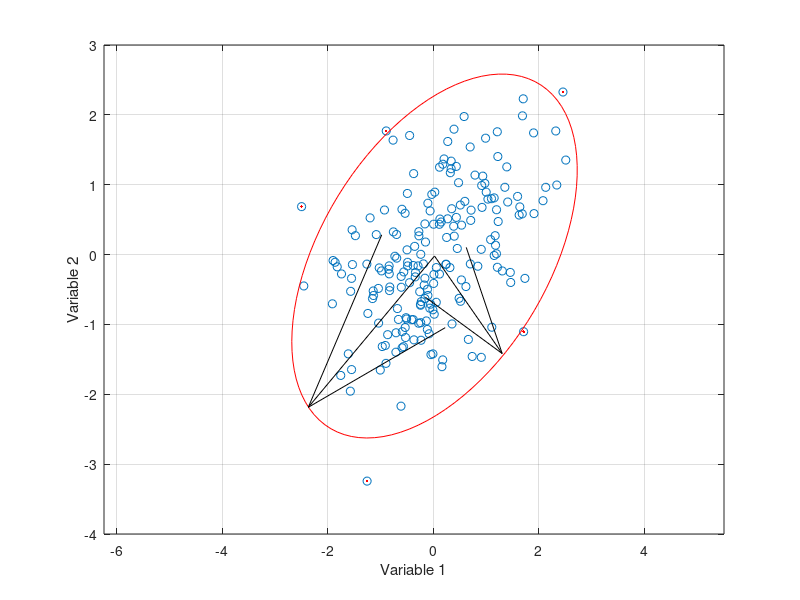
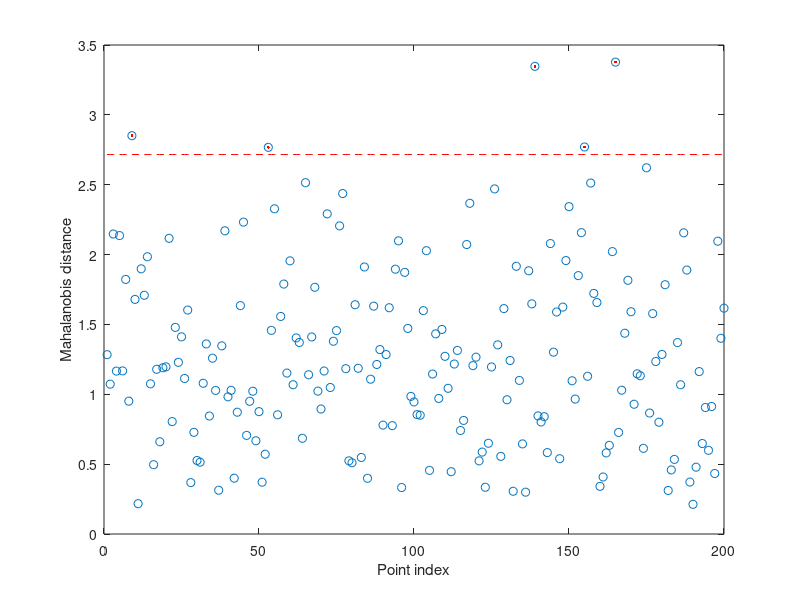

Write the MATLAB code that produced these figures, in order.
%error_ellipse: http://www.visiondummy.com/2014/04/draw-error-ellipse-representing-covariance-matrix/
close all;

%create data
mu = [0, 0]; %pre-mean-centered
sigma = [1,0.5;0.5,1];
n = 200;
data = mvnrnd(mu,sigma,n);
y1 = data(:,1);
y2 = data(:,2);
figure; 
plot(y1,y2,'o');
mindata = min(min(data));
maxdata = max(max(data));
xlim([mindata-3, maxdata+3]);
xlim([mindata-3, maxdata+3]);
xlabel('Variable 1');
ylabel('Variable 2');
grid;

%% eig docomposition
[eigenvec, eigenval] = eig(cov(data));
dataVar = diag(eigenval);
% data variances
[var_large, idx_large] = max(dataVar);
[var_small, idx_small] = min(dataVar);
% eigen vectors
eignvec_large = eigenvec(:,idx_large);
eignvec_small = eigenvec(:,idx_small);

% chi-squre cutoff value for a 97.5% error ellipse
% note the Mahalanobis distance follows a chi-square distribution
chisquare_val = sqrt(chi2inv(0.975,2));
theta_grid = linspace(0,2*pi);

% define x and y coordinates (based on the Mahalanobis concept)
ellipse_x_r  = chisquare_val*sqrt(var_large)*cos(theta_grid);
ellipse_y_r  = chisquare_val*sqrt(var_small)*sin(theta_grid);

% ellipse orientation (used for ellipse drawing)
phi = atan2(eignvec_large(2), eignvec_large(1));
if(phi < 0)
    phi = phi + 2*pi;
end
R = [cos(phi), sin(phi); -sin(phi), cos(phi)];
%rotatation wrt the x-axis alligned ellipse
r_ellipse = [ellipse_x_r; ellipse_y_r]' * R;

% draw the error ellipse
data_center = mean(data);
x0=data_center(1);
y0=data_center(2);
hold on;
plot(r_ellipse(:,1) + x0,r_ellipse(:,2) + y0,'r-')

% plot the ellipe axes
a = chisquare_val*sqrt(var_large);
b = chisquare_val*sqrt(var_small);
diff_large = [eignvec_large(1)*a, eignvec_large(2)*a] - data_center;
diff_small = [eignvec_small(1)*b, eignvec_small(2)*b] - data_center;
quiver(x0, y0, diff_large(1),diff_large(2),0,'-k','MaxHeadSize',0.5);
quiver(x0, y0, diff_small(1),diff_small(2),0,'-k','MaxHeadSize',0.5);

%% identify outliers
for ii = 1:n
    tempX = y1(ii);
    tempY = y2(ii);
    if ((tempX-x0)*cos(phi) + (tempY-y0)*sin(phi))^2/a^2 + ((tempX-x0)*sin(phi) - (tempY-y0)*cos(phi))^2/b^2 > 1
        plot(tempX,tempY,'r.');
    end
end

%% Mahalanobis distance for outlier identification 
% MD = (x-mean(x))*inv(C)*(x-mean(x))' where each row in x represent a obvervation 
distMaha = ones(1,n);
for ii = 1:n
    tempX = y1(ii);
    tempY = y2(ii);
    tempDist = ([tempX, tempY] - data_center)/(cov(data))*([tempX, tempY] - data_center)';
    distMaha(ii) = sqrt(tempDist);
end
%matrix notation 
%temp = (data - repmat(data_center,[n,1]))/cov(data)*(data - repmat(data_center,[n,1]))';
%distMaha = sqrt(diag(temp));
pntIdx = 1:n;
figure;
plot(pntIdx, distMaha,'o'); hold on;
plot(pntIdx, chisquare_val*ones(1,n),'r--');
xlabel('Point index');
ylabel('Mahalanobis distance');

%highlight outliers
plot(pntIdx(distMaha>chisquare_val),distMaha(distMaha>chisquare_val),'r.');

